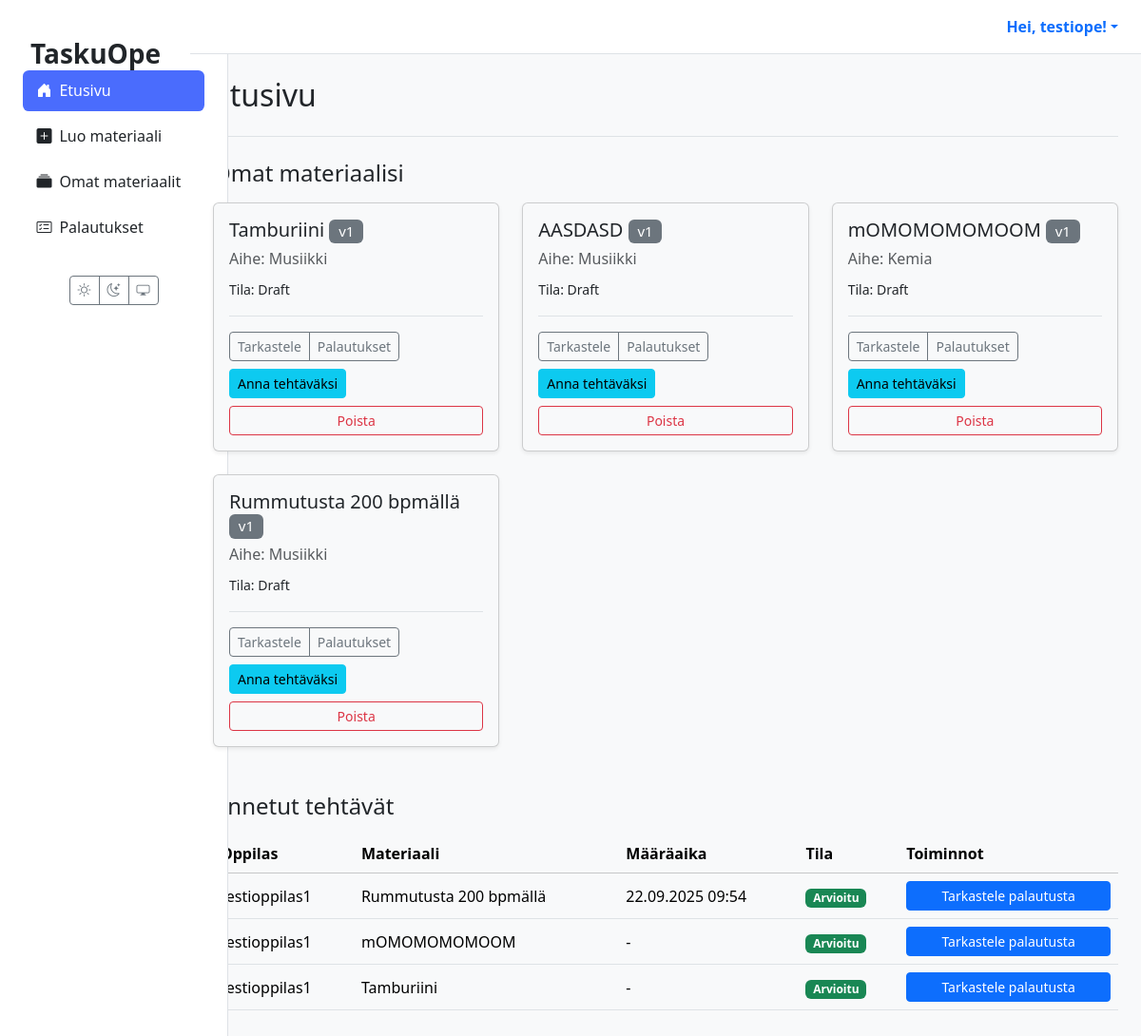
Page / (signed in) on the earlier database version.
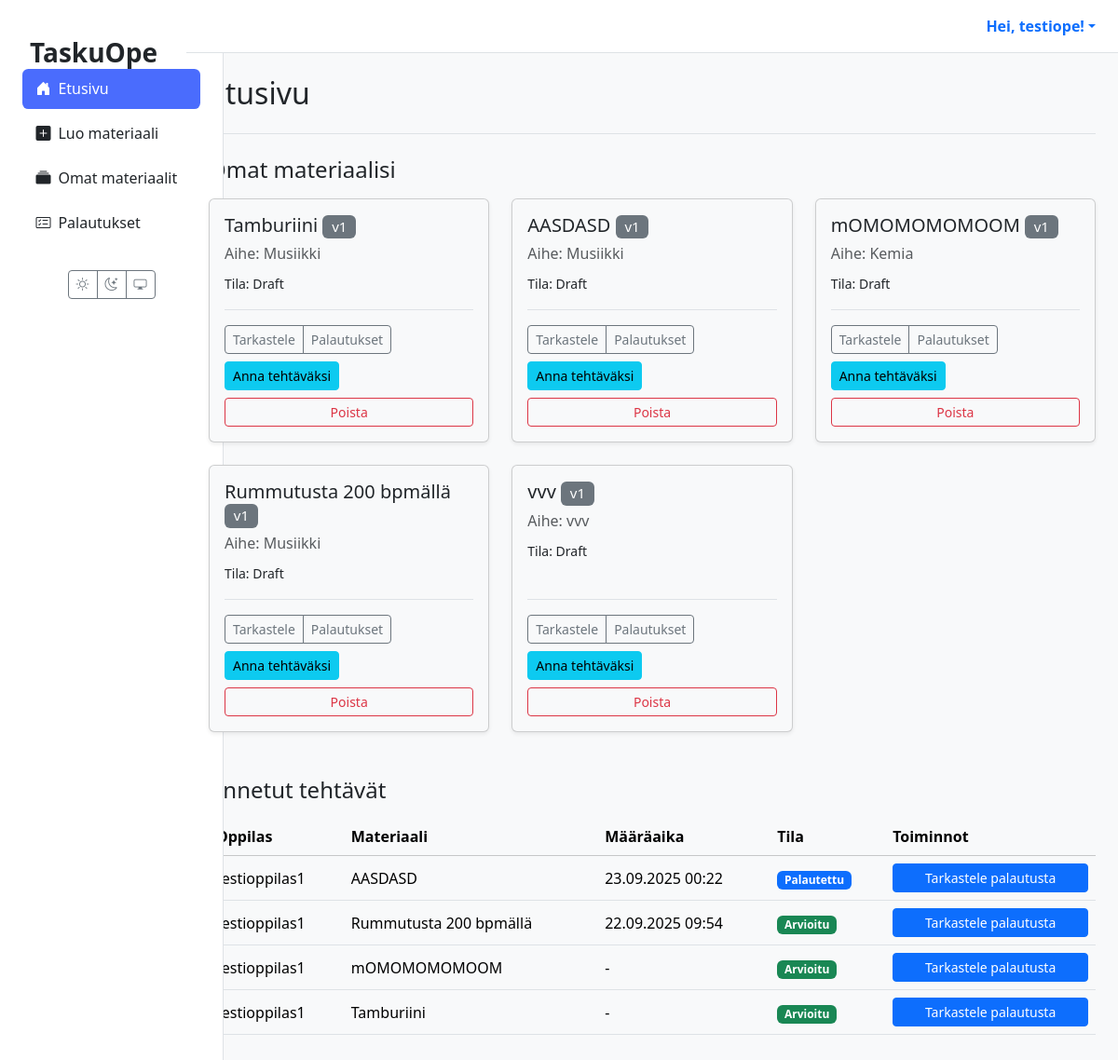
Same page on the later database version.
### users/models.py (models this page shows)
class CustomUser(AbstractUser):
    class Role(models.TextChoices):
        TEACHER = 'TEACHER', 'Teacher'
        STUDENT = 'STUDENT', 'Student'
    role = models.CharField(max_length=50, choices=Role.choices)

### materials/models.py (models this page shows, shortened)
class Material(models.Model):
    class MaterialType(models.TextChoices):
        TASK = 'tehtävä', 'Tehtävä'
        LEARNING_MATERIAL = 'oppimateriaali', 'Oppimateriaali'
        TEST = 'testi', 'Testi'
        EXAM = 'koe', 'Koe'
        VIDEO = 'video', 'Video'
        GAME = 'peli', 'Peli'
    class Status(models.TextChoices):
        DRAFT = 'DRAFT', 'Draft'
        PENDING_APPROVAL = 'PENDING', 'Pending Approval'
        APPROVED = 'APPROVED', 'Approved'
        REJECTED = 'REJECTED', 'Rejected'
    GRADE_CHOICES = [(str(i), f"{i}. luokka") for i in range(1, 10)]
    id = models.UUIDField(primary_key=True, default=uuid.uuid4, editable=False)
    title = models.CharField(max_length=255)
    content = models.TextField(help_text="The raw content generated by the AI.")
    structured_content = models.JSONField(null=True, blank=True, help_text="Parsed content, e.g., quiz questions.")
    material_type = models.CharField(max_length=50, choices=MaterialType.choices, default=MaterialType.TASK)
    subject = models.CharField(max_length=100, null=True, blank=True)
    grade_level = models.CharField(max_length=20, choices=GRADE_CHOICES, null=True, blank=True)
    audience = models.JSONField(null=True, blank=True, help_text="e.g., {'learning_styles': ['visual'], 'languages': ['en', 'fi']}")
    author = models.ForeignKey(settings.AUTH_USER_MODEL, related_name='authored_materials', on_delete=models.CASCADE, limit_choices_to={'role': 'TEACHER'})
    prompt = models.ForeignKey(Prompt, on_delete=models.SET_NULL, null=True, blank=True)
    status = models.CharField(max_length=50, choices=Status.choices, default=Status.DRAFT)
    version = models.IntegerField(default=1)
    parent = models.ForeignKey('self', on_delete=models.SET_NULL, null=True, blank=True, related_name='versions')
    created_at = models.DateTimeField(auto_now_add=True)
    updated_at = models.DateTimeField(auto_now=True)

class Assignment(models.Model):
    class Status(models.TextChoices):
        ASSIGNED     = "ASSIGNED",     _("Annettu")
        IN_PROGRESS  = "IN_PROGRESS",  _("Kesken")
        SUBMITTED    = "SUBMITTED",    _("Palautettu")
        GRADED       = "GRADED",       _("Arvioitu")
    id = models.UUIDField(primary_key=True, default=uuid.uuid4, editable=False)
    material = models.ForeignKey(
        Material,
        on_delete=models.CASCADE
    )
    student = models.ForeignKey(
        settings.AUTH_USER_MODEL,
        related_name='assignments',
        on_delete=models.CASCADE,
        limit_choices_to={'role': 'STUDENT'}
    )
    assigned_by = models.ForeignKey(
        settings.AUTH_USER_MODEL,
        related_name='assigned_tasks',
        on_delete=models.CASCADE,
        limit_choices_to={'role': 'TEACHER'}
    )
    due_at = models.DateTimeField(null=True, blank=True)
    status = models.CharField(
        max_length=20,
        choices=Status.choices,
        default=Status.ASSIGNED,
    )
    draft_response = models.TextField(blank=True, null=True)
    created_at = models.DateTimeField(auto_now_add=True)
    class Meta:
        constraints = [
            models.UniqueConstraint(
                fields=['material', 'student'],
                name='unique_assignment_per_student'
            ),
        ]
        indexes = [
            models.Index(fields=['status']),
            models.Index(fields=['due_at']),
            models.Index(fields=['student']),
            models.Index(fields=['assigned_by']),
        ]

### materials/views.py (the view, shortened to what this page needs)
# urls.py: path("", views.dashboard_view, name='dashboard'),
@login_required(login_url='kirjaudu')
def dashboard_view(request):
    user = request.user
    if user.role == 'TEACHER':
        materials = Material.objects.filter(author=user)
        assignments = (
            Assignment.objects
            .filter(assigned_by=user)
            .select_related('material', 'student')
            .order_by('-created_at')
        )
        context = {'materials': materials, 'assignments': assignments}
        return render(request, 'dashboard/teacher.html', context)
    return redirect('kirjaudu')

### templates/dashboard/teacher.html (shortened to what this page needs)
{% extends 'partials/base.html' %}
{% load static %}
{% block extra_css %}
<link rel="stylesheet" href="{% static 'css/tasks.css' %}">
{% endblock %}
{% block content %}
<div class="container-fluid">
  <div class="mb-4 border-bottom pb-3">
    <h1 class="h2">Etusivu</h1>
  </div>
  <section class="materials-list mb-5">
    <h2 class="h4 mb-3">Omat materiaalisi</h2>
    <div class="row row-cols-1 row-cols-md-2 row-cols-xl-3 g-4">
      {% for m in materials %}
      <div class="col">
        <div class="card h-100 shadow-sm">
          <div class="card-body d-flex flex-column">
            <h5 class="card-title">
              {{ m.title }} <span class="badge bg-secondary fw-normal">v{{ m.version }}</span>
            </h5>
            <p class="card-subtitle mb-2 text-muted">Aihe: {{ m.subject|default:'Ei määritelty' }}</p>
            <p class="card-text"><small>Tila: {{ m.get_status_display }}</small></p>
            <div class="mt-auto pt-3 border-top">
              <div class="d-flex justify-content-between align-items-center flex-wrap gap-2">
                <div class="btn-group">
                  <a class="btn btn-sm btn-outline-secondary" href="{% url 'material_detail' material_id=m.id %}">Tarkastele</a>
                  <a class="btn btn-sm btn-outline-secondary" href="{% url 'view_submissions' material_id=m.id %}">Palautukset</a>
                </div>
                <a class="btn btn-sm btn-info" href="{% url 'assign_material' material_id=m.id %}">Anna tehtäväksi</a>
              </div>
              <div class="d-grid mt-2">
                <button type="button"
                        class="btn btn-sm btn-outline-danger"
                        data-bs-toggle="modal"
                        data-bs-target="#confirmDeleteModal"
                        data-title="{{ m.title }}"
                        data-action="{% url 'delete_material' material_id=m.id %}">
                  Poista
                </button>
              </div>
            </div>
          </div>
        </div>
      </div>
      {% endfor %}
    </div>
  </section>
  <section class="assignments-list" id="annetut-tehtavat">
    <h2 class="h4 mb-3">Annetut tehtävät</h2>
    <table class="table table-hover align-middle tasks">
      <thead class="table-light">
        <tr>
          <th scope="col">Oppilas</th>
          <th scope="col">Materiaali</th>
          <th scope="col">Määräaika</th>
          <th scope="col">Tila</th>
          <th scope="col">Toiminnot</th>
        </tr>
      </thead>
      <tbody>
        {% for assignment in assignments %}
        <tr>
          <td data-label="Oppilas">{{ assignment.student.get_full_name|default:assignment.student.username }}</td>
          <td data-label="Materiaali">{{ assignment.material.title }}</td>
          <td data-label="Määräaika">{{ assignment.due_at|date:"d.m.Y H:i"|default:"-" }}</td>
          <td data-label="Tila">
            <span class="badge
              {% if assignment.status == 'GRADED' %}bg-success
              {% elif assignment.status == 'SUBMITTED' %}bg-primary
              {% elif assignment.status == 'IN_PROGRESS' %}bg-warning text-dark
              {% else %}bg-secondary{% endif %}">
              {{ assignment.get_status_display }}
            </span>
          </td>
          <td data-label="Toiminnot">
            {% with sub=assignment.submissions.last %}
              {% if sub %}
                <a class="btn btn-sm btn-primary w-100" href="{% url 'grade_submission' submission_id=sub.id %}">
                  Tarkastele palautusta
                </a>
              {% else %}
                <button class="btn btn-sm btn-secondary w-100" disabled>Ei palautusta</button>
              {% endif %}
            {% endwith %}
          </td>
        </tr>
        {% empty %}
        <tr>
          <td colspan="5" class="text-center">
            <div class="alert alert-secondary mb-0">Et ole vielä antanut yhtään tehtävää.</div>
          </td>
        </tr>
        {% endfor %}
      </tbody>
    </table>
  </section>
</div>
{% endblock %}

### templates/partials/base.html (shortened to what this page needs)
{% load static %}
<!DOCTYPE html>
<html lang="fi" data-bs-theme="light">
<head>
  <link href="https://cdn.jsdelivr.net/npm/bootstrap@5.3.2/dist/css/bootstrap.min.css" rel="stylesheet">
  <link rel="stylesheet" href="https://cdn.jsdelivr.net/npm/bootstrap-icons@1.11.3/font/bootstrap-icons.min.css">
  <link rel="stylesheet" href="{% static 'css/style.css' %}">
  {% block extra_css %}{% endblock %}
</head>
<body>
  <div class="container-fluid">
    <div class="row g-0">
      <aside class="col-lg-2 d-none d-lg-flex sidebar position-fixed flex-column h-100">
        <div class="flex-column w-100">
          <h3 class="px-3 pt-3">TaskuOpe</h3>
          {% with nm=request.resolver_match.url_name %}
          <nav class="nav nav-pills flex-column mb-4 px-2">
            <a href="{% url 'dashboard' %}" class="nav-link {% if nm == 'dashboard' %}active{% endif %}">
              <i class="bi bi-house-door-fill me-2"></i>Etusivu
            </a>
            {% if request.user.is_authenticated and request.user.role == 'STUDENT' %}
              <a href="{% url 'student_assignments' %}" class="nav-link {% if nm == 'student_assignments' %}active{% endif %}">
                <i class="bi bi-list-check me-2"></i>Omat tehtävät
              </a>
              <a href="{% url 'student_grades' %}" class="nav-link {% if nm == 'student_grades' %}active{% endif %}">
                <i class="bi bi-award me-2"></i>Palautukset & arvioinnit
              </a>
            {% elif request.user.is_authenticated and request.user.role == 'TEACHER' %}
              <a href="{% url 'create_material' %}" class="nav-link {% if nm == 'create_material' %}active{% endif %}">
                <i class="bi bi-plus-square-fill me-2"></i>Luo materiaali
              </a>
              <a href="{% url 'material_list' %}" class="nav-link {% if nm == 'material_list' %}active{% endif %}">
                <i class="bi bi-collection-fill me-2"></i>Omat materiaalit
              </a>
              <a href="{% url 'view_all_submissions' %}" class="nav-link {% if nm == 'view_all_submissions' %}active{% endif %}">
                <i class="bi bi-card-checklist me-2"></i>Palautukset
              </a>
            {% endif %}
          </nav>
          {% endwith %}
          <div class="mt-auto text-center pb-3">
            <div class="btn-group">
              <button id="theme-light" class="btn btn-outline-secondary btn-sm" aria-label="Vaalea teema"><i class="bi bi-sun"></i></button>
              <button id="theme-dark" class="btn btn-outline-secondary btn-sm" aria-label="Tumma teema"><i class="bi bi-moon-stars"></i></button>
              <button id="theme-system" class="btn btn-outline-secondary btn-sm" aria-label="Järjestelmän teema"><i class="bi bi-display"></i></button>
            </div>
          </div>
        </div>
      </aside>
      <main class="col-lg-10 ms-auto main-content">
        <header class="main-header d-none d-lg-flex justify-content-end align-items-center px-4 py-3">
          <div class="dropdown">
            <a href="#" class="d-flex align-items-center text-decoration-none dropdown-toggle" data-bs-toggle="dropdown">
              <strong>Hei, {{ user.get_full_name|default:user.username }}!</strong>
            </a>
          </div>
        </header>
        <div class="p-4">
          {% block content %}{% endblock %}
        </div>
      </main>
    </div>
  </div>
</body>
</html>

### TaskuOpe/static/css/style.css (style rules this page uses)
[data-bs-theme="light"] { --bg-color: #f8f9fa; --card-bg-color: #ffffff; --text-color: #212529; --border-color: #dee2e6; --bs-body-bg: var(--bg-color); --bs-body-color: var(--text-color); --bs-border-color: var(--border-color); --bs-card-bg: var(--card-bg-color); }
.sidebar { background-color: var(--card-bg-color); border-right: 1px solid var(--border-color); min-height: 100vh; width: 240px; padding: 1.5rem 1rem; display: flex; flex-direction: column; }
.sidebar .nav-link { color: var(--text-color); font-weight: 500; padding: 0.6rem 0.9rem; border-radius: 0.4rem; margin-bottom: 0.3rem; transition: background 0.2s; }
.sidebar .nav-link.active { background-color: #4a6cfd; color: #fff; }
.sidebar h3 { font-weight: 700; margin-bottom: 1rem; color: var(--text-color); }
.main-header { background-color: var(--card-bg-color); color: var(--text-color); border-bottom: 1px solid var(--border-color); padding: 0.75rem 1.5rem; }
.card { max-width: 100%; box-sizing: border-box; }
.card { transition: transform .12s ease, box-shadow .12s ease; }
@media (min-width: 992px) { .row > .sidebar { width: 240px; } }
@media (min-width: 992px) { main.main-content { margin-left: 240px; padding-left: 0; } }
:root { --sidebar-w: 240px; }
@media (min-width: 992px) { .container-fluid { padding-left: 0; padding-right: 0; } }
@media (min-width: 992px) { .sidebar { top: 0; left: 0; width: var(--sidebar-w); } }
@media (min-width: 992px) { main.main-content { margin-left: var(--sidebar-w); } }
@media (min-width: 992px) { .main-header { position: sticky; top: 0; z-index: 1030; } }
.sidebar h3 { margin-bottom: 0; }

### TaskuOpe/static/css/tasks.css (style rules this page uses)
.tasks { width: 100%; }

Differences in the rows shown:
added Material: title "vvv", version "1", subject "vvv", status "Draft"
added Assignment: student.get_full_name "testioppilas1", material "AASDASD", due_at "23.09.2025 00:22", status "Palautettu"
